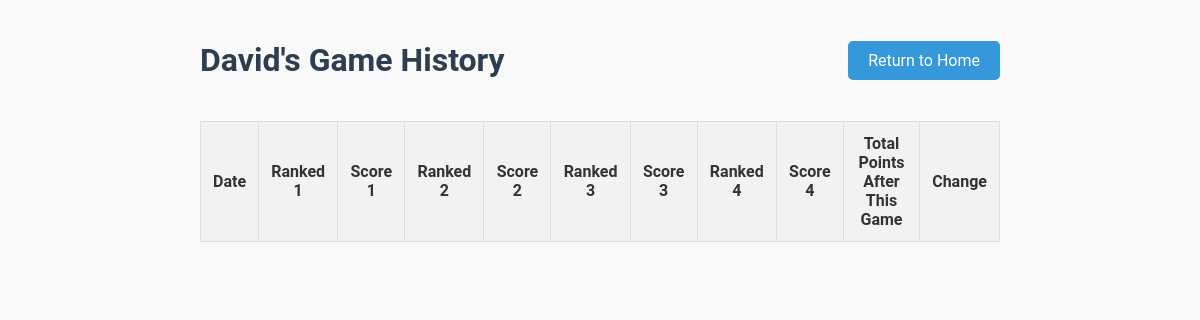
Page /player/David on the earlier database version.
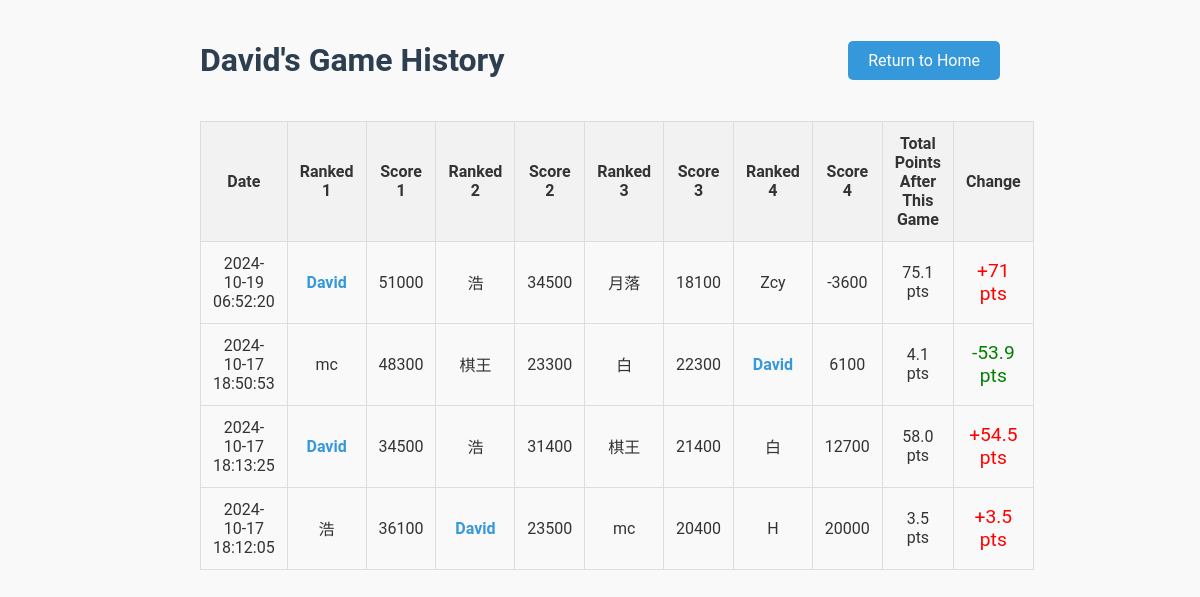
Same page on the later database version.
### tables this page shows
CREATE TABLE games (
    game_id INTEGER PRIMARY KEY AUTOINCREMENT,
    player1 TEXT NOT NULL,
    player2 TEXT NOT NULL,
    player3 TEXT NOT NULL,
    player4 TEXT NOT NULL,
    raw_score1 INTEGER NOT NULL,
    raw_score2 INTEGER NOT NULL,
    raw_score3 INTEGER NOT NULL,
    raw_score4 INTEGER NOT NULL,
    final_score1 INTEGER NOT NULL,
    final_score2 INTEGER NOT NULL,
    final_score3 INTEGER NOT NULL,
    final_score4 INTEGER NOT NULL,
    game_date TIMESTAMP DEFAULT CURRENT_TIMESTAMP
);

### app.py (the view)
@app.route("/player/<player_name>")
def player_statistics(player_name):
    player_name = unquote(player_name)  # Decode the URL-encoded player name
    conn = get_db_connection()
    cursor = conn.cursor()
    cursor.execute("""
    SELECT game_date, player1, player2, player3, player4,
           raw_score1, raw_score2, raw_score3, raw_score4,
           final_score1, final_score2, final_score3, final_score4
    FROM games
    WHERE ? IN (player1, player2, player3, player4)
    ORDER BY game_date DESC
    """, (player_name,))
    games = cursor.fetchall()
    running_total = 0
    processed_games = []
    for game in reversed(games):
        players_and_scores = [
            (game['player1'], game['raw_score1'], game['final_score1']),
            (game['player2'], game['raw_score2'], game['final_score2']),
            (game['player3'], game['raw_score3'], game['final_score3']),
            (game['player4'], game['raw_score4'], game['final_score4'])
        ]
        players_and_scores.sort(key=lambda x: x[2], reverse=True)  # Sort by final score
        current_game_points = None
        for player, raw_score, final_score in players_and_scores:
            if player == player_name:
                current_game_points = final_score
                break
        previous_total = running_total
        running_total += current_game_points  # Update cumulative points
        processed_games.append({
            'game_date': game['game_date'],
            'players_and_scores': players_and_scores,
            'point_change' : round(current_game_points,1),
            'previous_total': round(previous_total, 1),
            'total_points_after_game': round(running_total, 1)  # Round the running total
        })
    processed_games.reverse()
    conn.close()
    return render_template("player_statistics.html", player_name=player_name, games=processed_games)

### app.py (called while the page is built)
def get_db_connection():
    conn = sqlite3.connect('mahjong.db')
    conn.row_factory = sqlite3.Row  # Return rows as dictionaries
    return conn

### templates/player_statistics.html (shortened to what this page needs)
<!DOCTYPE html>
<html lang="en">
<head>
</head>
<body>
    <div class="container">
        <div class="header-row">
            <h1>{{ player_name }}'s Game History</h1>
            <div class="return-button">
                <a href="{{ url_for('home') }}">Return to Home</a>
            </div>
        </div>
        <table>
            <tr>
                <th>Date</th>
                <th>Ranked 1</th>
                <th>Score 1</th>
                <th>Ranked 2</th>
                <th>Score 2</th>
                <th>Ranked 3</th>
                <th>Score 3</th>
                <th>Ranked 4</th>
                <th>Score 4</th>
                <th>Total Points After This Game</th>
                <th>Change</th>
            </tr>
            {% for game in games %}
            <tr>
                <td>{{ game['game_date'] }}</td>
                {% for player, raw_score, final_score in game['players_and_scores'] %}
                <td class="{% if player == player_name %}player-highlight{% endif %}">
                    {{ player }}
                </td>
                <td>{{ raw_score }}</td>
                {% endfor %}
                <td>{{ '%.1f' % game['total_points_after_game'] }} pts</td>
                <td class="point-change {% if game['point_change'] > 0 %}positive-change{% else %}negative-change{% endif %}">
                    {% if game['point_change'] > 0 %}+{% endif %}{{ game['point_change'] }} pts
                </td>
            </tr>
            {% endfor %}
        </table>
    </div>
</body>
</html>

### templates/player_statistics.html (style rules this page uses)
body { font-family: 'Roboto', sans-serif; background-color: #f9f9f9; color: #333; margin: 0; padding: 20px; }
.container { max-width: 800px; margin: 0 auto; }
.header-row { display: flex; justify-content: space-between; align-items: center; margin-bottom: 20px; }
h1 { color: #2c3e50; }
table { width: 100%; border-collapse: collapse; margin-top: 20px; }
th, td { padding: 12px; border: 1px solid #ddd; text-align: center; }
th { background-color: #f2f2f2; }
.player-highlight { font-weight: bold; color: #3498db; }
.point-change { font-size: 1.2em; }
.positive-change { color: red; }
.negative-change { color: green; }
.return-button a { text-decoration: none; background-color: #3498db; color: #ffffff; padding: 10px 20px; border-radius: 5px; transition: background-color 0.3s; }

Differences in the rows shown:
added games: game_date "2024-10-19 06:52:20", player4 "David", raw_score4 "51000", player3 "浩", raw_score3 "34500", player2 "月落", raw_score2 "18100", player1 "Zcy", raw_score1 "-3600", total_points_after_game "75.1", point_change "71"
added games: game_date "2024-10-17 18:50:53", player3 "mc", raw_score3 "48300", player2 "棋王", raw_score2 "23300", player4 "白", raw_score4 "22300", player1 "David", raw_score1 "6100", total_points_after_game "4.1", point_change "-53.9"
added games: game_date "2024-10-17 18:13:25", player4 "David", raw_score4 "34500", player3 "浩", raw_score3 "31400", player2 "棋王", raw_score2 "21400", player1 "白", raw_score1 "12700", total_points_after_game "58.0", point_change "54.5"
added games: game_date "2024-10-17 18:12:05", player3 "浩", raw_score3 "36100", player2 "David", raw_score2 "23500", player4 "mc", raw_score4 "20400", player1 "H", raw_score1 "20000", final_score2 "3.5", point_change "3.5"
